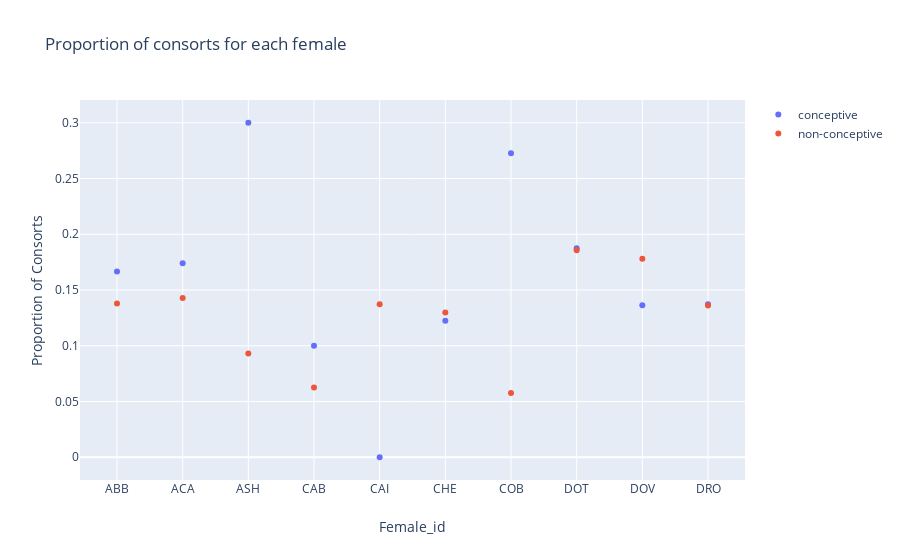

The code cell stored with this chart in its notebook:
### Code cell
# Scatter plot showing Proportion of consorts for each female for both conceptive and non-conceptive cycles
fig6 = go.Figure()
fig6.add_trace(go.Scatter(x=cc1["female_id"], y= cc1["propconsorted"],
                          mode = 'markers',
                          name = 'conceptive'))
fig6.add_trace(go.Scatter(x=cc1["female_id"], y= cc0["propconsorted"],
                          mode = 'markers',
                          name = 'non-conceptive'))
                
fig6.update_layout(
    title=go.layout.Title(text="Proportion of consorts for each female"),
    xaxis=go.layout.XAxis(title=go.layout.xaxis.Title(text="Female_id")),
    yaxis=go.layout.YAxis(title=go.layout.yaxis.Title(text="Proportion of Consorts"))
    )
fig6.show()

### Figure 1 — Plotly figure (JSON) as saved in the notebook; plotly's stock layout.template omitted (floating-point values rounded to 4 significant figures)
{"data": [{"mode": "markers", "name": "conceptive", "type": "scatter", "x": ["ABB", "ACA", "ASH", "CAB", "CAI", "CHE", "COB", "DOT", "DOV", "DRO"], "y": [0.1667, 0.1739, 0.3, 0.1, 0, 0.1224, 0.2727, 0.1875, 0.1364, 0.1373]}, {"mode": "markers", "name": "non-conceptive", "type": "scatter", "x": ["ABB", "ACA", "ASH", "CAB", "CAI", "CHE", "COB", "DOT", "DOV", "DRO"], "y": [0.1379, 0.1429, 0.09302, 0.0625, 0.1373, 0.1299, 0.05769, 0.1857, 0.1781, 0.136, 0.1566, 0.1798, 0.2051, 0.1154, 0.1744, 0.09302, 0.1538, 0.1, 0.1481, 0.1395, 0.3, 0.2105, 0.2162, 0.16, 0.1212, 0.075, 0.1475, 0.1176, 0.1059, 0.03488, 0.1111, 0.125, 0.1364, 0.08397, 0.1515, 0.2, 0.2, 0.1935, 0, 0.1591, 0.08904, 0.06436, 0.09474, 0.1429, 0.0641, 0.1837, 0.1111, 0.129, 0.1667, 0.09868, 0.1417, 0.06897, 0.08848, 0.0566, 0.08824, 0.1667, 0.2, 0.2, 0.1622, 0.2857, 0.1525, 0.1613, 0.3182, 0.08108, 0.09375, 0.1739, 0.1905, 0.1442, 0.1, 0.08397, 0.2319, 0.1935, 0.1905, 0.1579, 0, 0.1364, 0.1391, 0.1348, 0.1048, 0.1508, 0.1842, 0.09091, 0.1361, 0.1, 0.2, 0.1597, 0.2131, 0.1958, 0.129, 0.08696, 0.1765, 0.1071, 0.1683, 0.1179, 0.125, 0.1194, 0.1579, 0.1515, 0.1125, 0.1111, 0.2151, 0.2258, 0.08791, 0.1786, 0.08163, 0.1513, 0.09722, 0.0814, 0.06452, 0.06667, 0, 0.09836, 0.07692, 0.03448]}], "layout": {"title": {"text": "Proportion of consorts for each female"}, "xaxis": {"title": {"text": "Female_id"}}, "yaxis": {"title": {"text": "Proportion of Consorts"}}}}
